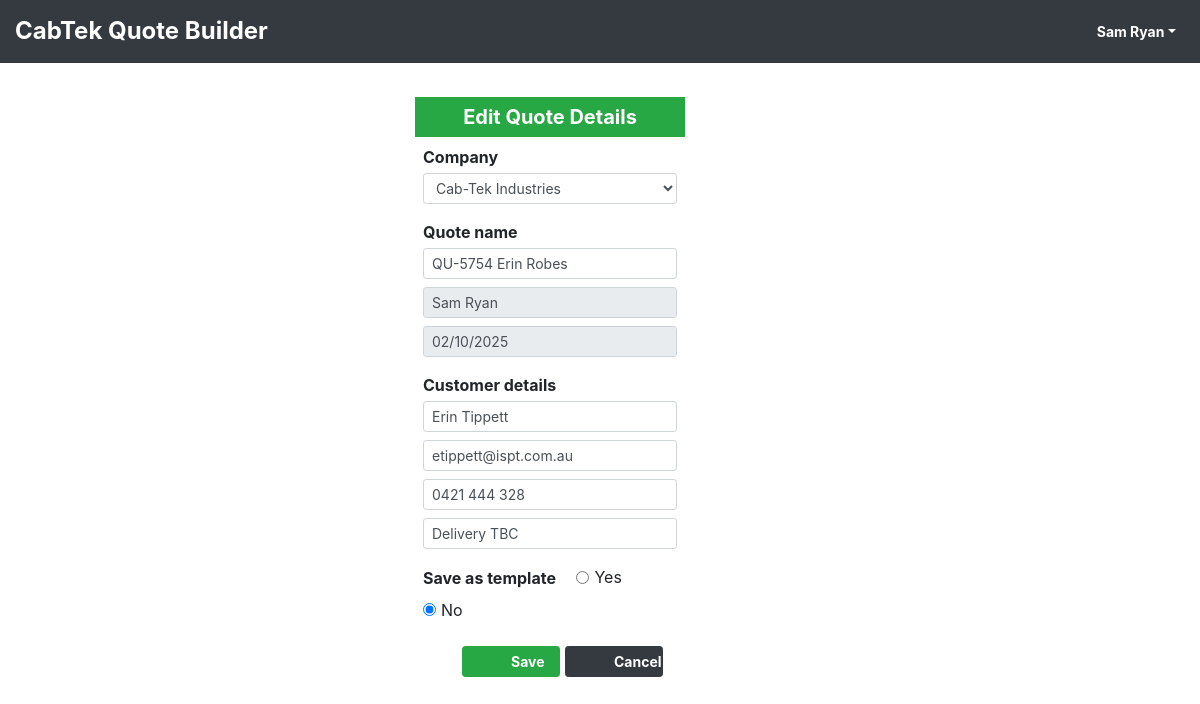
Page /edit_quote/1603 (signed in) on the committed database.
### tables this page shows
CREATE TABLE user_table (
            user_id Integer PRIMARY KEY AUTOINCREMENT,
            user_name TEXT NOT NULL UNIQUE,
            full_name TEXT NOT NULL,
            email_id TEXT NOT NULL,
            user_password TEXT NOT NULL,
            mobile_no TEXT,
            phone_no TEXT,
            user_type_id Integer
            
        );

CREATE TABLE quotes_table (
            quote_id INTEGER PRIMARY KEY AUTOINCREMENT,
            quote_name TEXT NOT NULL UNIQUE,
            user_id INTEGER NOT NULL,
            date_quote_created TEXT,
            customer_name TEXT,
            customer_email TEXT,
            customer_phone_no TEXT,
            delivery_info TEXT,
            quote_name_lower_case TEXT,
            time_stamp INTEGER,
            rev_date TEXT,
            is_template TEXT,
            quote_status_id INTEGER
        , revision_dates TEXT, joinery_supply_type TEXT, is_diy Text, company_id Integer);

### app.py (the view, shortened to what this page needs)
@app.route('/edit_quote/<quote_id>', methods=['POST', 'GET'])
def edit_quote(quote_id):
    try:
        if 'user_info' in session:
            all_company_info = company_info_manager.get_all_company_info()
            if request.method == "GET":
                quote_info = quote_builder_db.get_quote_info_by_quote_id(quote_id)
                user_id = quote_info['user_id']
                quoted_by = quote_builder_db.get_user_info_by_id(user_id)['full_name']
                quote_info['quoted_by'] = quoted_by
                return render_template('edit_quote.html', quote_info = quote_info , all_company_info=all_company_info)
        else:
            return render_template('login_error.html')
    except Exception as ex:
        print(f'Error:"{ex}" [In function {inspect.stack()[0][3]}]')

### company_info_manager.py (called while the page is built)
def get_all_company_info():
    try:
        return COMPANY_INFO
    except:
        return []

### quote_builder_db_manager.py (called while the page is built)
def create_db_connection():
    QUOTING_DB_PATH = file_folder_paths.TEST_QUOTING_DB_PATH    # For Testing
    connection = sqlite3.connect(QUOTING_DB_PATH)
    connection.row_factory = sqlite3.Row
    return connection

def get_user_info_by_id(user_id):
    user_info = {}
    try:
        user_id = int(user_id)
        sql = f' SELECT * FROM user_table WHERE user_id = ? '
        connection = create_db_connection()
        cursor = connection.cursor()
        cursor.execute(sql, [user_id])
        row = cursor.fetchone()
        cursor.close()
        connection.close()
        if row != None:
            user_info = {key: row[key] for key in row.keys()}
        return user_info
    except Exception as ex:
        print(f'Error:"{ex}" [In function {inspect.stack()[0][3]}]')
        return user_info

def get_quote_info_by_quote_id(quote_id):
    quote_info = {}
    try:
        quote_id = int(quote_id)
        sql = f' SELECT * FROM quotes_table WHERE quote_id = ? '
        connection = create_db_connection()
        cursor = connection.cursor()
        cursor.execute(sql, [quote_id])
        row = cursor.fetchone()
        cursor.close()
        connection.close()
        if row != None:
            quote_info = {key: row[key] for key in row.keys()}
        return quote_info
    except Exception as ex:
        print(f'Error:"{ex}" [In function {inspect.stack()[0][3]}]')
        return quote_info

### templates/edit_quote.html (shortened to what this page needs)
{% include "header.html" %}
<div class="main-div">
    {% if 'user_info' in session %}
    <div class="row ">
        <div class="col-md-3 offset-4">
            <h5 class="bold text-center bg-success text-white p-2 mt-4">Edit Quote Details</h5>
            <form method="POST" action="{{ url_for('edit_quote', quote_id = (quote_info['quote_id'] if quote_info else new_quote_info['quote_id'] ) ) }}" class="m-2">
                <div class="mb-2">
                    <div class="form-group">
                        <label for="company_id" class="bold mb-1">Company</label>
                        <select class="form-control form-control-sm" name="company_id" required>
                            {% for row in all_company_info %}
                            {% if (new_quote_info and new_quote_info['company_id'] == row['id']) or (quote_info and quote_info['company_id'] == row['id']) %}
                            <option value="{{ row['id'] }}" selected> {{ row['company_name'] }} </option>
                            {% else %}
                            <option value="{{ row['id'] }}"> {{ row['company_name'] }} </option>
                            {% endif %}
                            {% endfor %}
                        </select>
                    </div>
                </div>
                <div class="mb-2">
                    <label for="quote_name" class="bold mb-1">Quote name</label>
                    <div class="form-group mb-2">
                        <input type="text" class="form-control form-control-sm " name="quote_name" id="quote_name_inp" autocomplete="off" placeholder="Type a quote name" value="{{ quote_info['quote_name'] if quote_info }}" required autofocus>
                    </div>
                    <div class="form-group mb-2">
                        <input type="text" class="form-control form-control-sm" name="quoted_by" autocomplete="off" placeholder="Quoted By" value="{{ quote_info['quoted_by'] if quote_info else new_quote_info['quoted_by'] }}" readonly required>
                    </div>
                    <div class="form-group ">
                        <input type="text" class="form-control form-control-sm" name="date_quote_created" autocomplete="off" placeholder="Date" value="{{ quote_info['date_quote_created'] if quote_info else new_quote_info['date_quote_created'] }}" readonly required>
                    </div>
                </div>
                <div class="mb-2">
                    <label for="customer_name" class="bold mb-1">Customer details</label>
                    <div class="form-group mb-2">
                        <input type="text" class="form-control form-control-sm" name="customer_name" autocomplete="off" value="{{ quote_info['customer_name'] if quote_info else new_quote_info['customer_name']}}" placeholder="Name">
                    </div>
                    <div class="form-group mb-2">
                        <input type="text" class="form-control form-control-sm" name="customer_email" autocomplete="off" value="{{ quote_info['customer_email'] if quote_info else new_quote_info['customer_email']}}" placeholder="Email">
                    </div>
                    <div class="form-group mb-2">
                        <input type="text" class="form-control form-control-sm" name="customer_phone_no" autocomplete="off" value="{{ quote_info['customer_phone_no'] if quote_info else new_quote_info['customer_phone_no']}}" placeholder="Phone No">
                    </div>
                    <div class="form-group">
                        <input type="text" class="form-control form-control-sm" name="delivery_info" autocomplete="off" value="{{ quote_info['delivery_info'] if quote_info else new_quote_info['delivery_info'] }}" placeholder="Delivery address or Pickup">
                    </div>
                </div>
                <div>
                    <label for="is_template" class="bold mr-3">Save as template</label>
                    {% if (quote_info and quote_info['is_template'] == 'yes') or (new_quote_info and new_quote_info['is_template'] == 'yes') %}
                    <div class="form-check form-check-inline">
                        <input class="form-check-input" type="radio" name="is_template" id="is_template_yes" value="yes" checked>
                        <label class="form-check-label" for="is_template_yes">Yes</label>
                    </div>
                    <div class="form-check form-check-inline">
                        <input class="form-check-input" type="radio" name="is_template" id="is_template_no" value="no">
                        <label class="form-check-label" for="is_template_no">No</label>
                    </div>
                    {% else %}
                    <div class="form-check form-check-inline">
                        <input class="form-check-input" type="radio" name="is_template" id="is_template_yes" value="yes">
                        <label class="form-check-label" for="is_template_yes">Yes</label>
                    </div>
                    <div class="form-check form-check-inline">
                        <input class="form-check-input" type="radio" name="is_template" id="is_template_no" value="no" checked>
                        <label class="form-check-label" for="is_template_no">No</label>
                    </div>
                    {% endif %}
                </div>
                <div class="row m-4">
                    <div class="col-md-6">
                        <button type="submit" class="btn btn-sm btn-success pl-5 pr-5 bold full-width">Save</button>
                    </div>
                    <div class="col-md-6">
                        <a href="{{ url_for('index') }}" type="button" class="btn btn-sm btn-dark pl-5 pr-5 bold full-width">Cancel</a>
                    </div>
                </div>
            </form>
        </div>
    </div>
    {% else %}
    <center>
        <p class=" text-red">Ooopss.. Seems like you are logged out..</p>
        <a href="{{url_for('login')}}"> Click here to login again </a>
    </center>
    {% endif %}
</div>
{% include "footer.html" %}

### templates/header.html (shortened to what this page needs)
<html lang="en">
{% set active_page = page_name %}
<head>
    <link href="{{ url_for('static', filename='vendor/bootstrap4/css/bootstrap.min.css') }}" rel="stylesheet">
    <link href="{{ url_for('static', filename='mycss/styles.css')}}" rel="stylesheet">
    <link href="{{ url_for('static', filename='mycss/view_quote_style.css')}}" rel="stylesheet">
    <link rel="stylesheet" type="text/css" href="{{ url_for('static', filename='mycss/disble_printing.css')}}"
        media="print" />
</head>
<body>
    <nav class="navbar navbar-expand-lg bg-dark sticky-top p-0">
        <div class="container-fluid  m-0 pt-3 pb-3">
            <div class="nav navbar-nav">
                <p class="nav-link text-white bold h4 p-0  m-0 mr-5">CabTek Quote Builder</p>
            </div>
            <div class="dropdown nav navbar-nav navbar-right   p-0">
                {% if 'user_info' in session %}
                <button class="btn btn-sm btn-dark dropdown-toggle bold" type="button" id="dropdownMenuUser"
                    data-toggle="dropdown" aria-haspopup="true" aria-expanded="false">{{
                    session['user_info']['full_name'] }}</button>
                {% endif %}
            </div>
        </div>
    </nav>

### static/mycss/styles.css (style rules this page uses)
.main-div { margin: 10px 15px 10px 15px; }
.full-width { display: block; width: 100%; }
.bold { font-weight: bold; }
.text-white { color: white; }

### rows in the picture
user_table: user_info.full_name "Sam Ryan", quoted_by "Sam Ryan"
quotes_table: quote_name "QU-5754 Erin Robes", date_quote_created "02/10/2025", customer_name "Erin Tippett", customer_email "etippett@ispt.com.au", customer_phone_no "0421 444 328", delivery_info "Delivery TBC"

### other values in the picture
form field company_id "Cab-Tek Industries"
